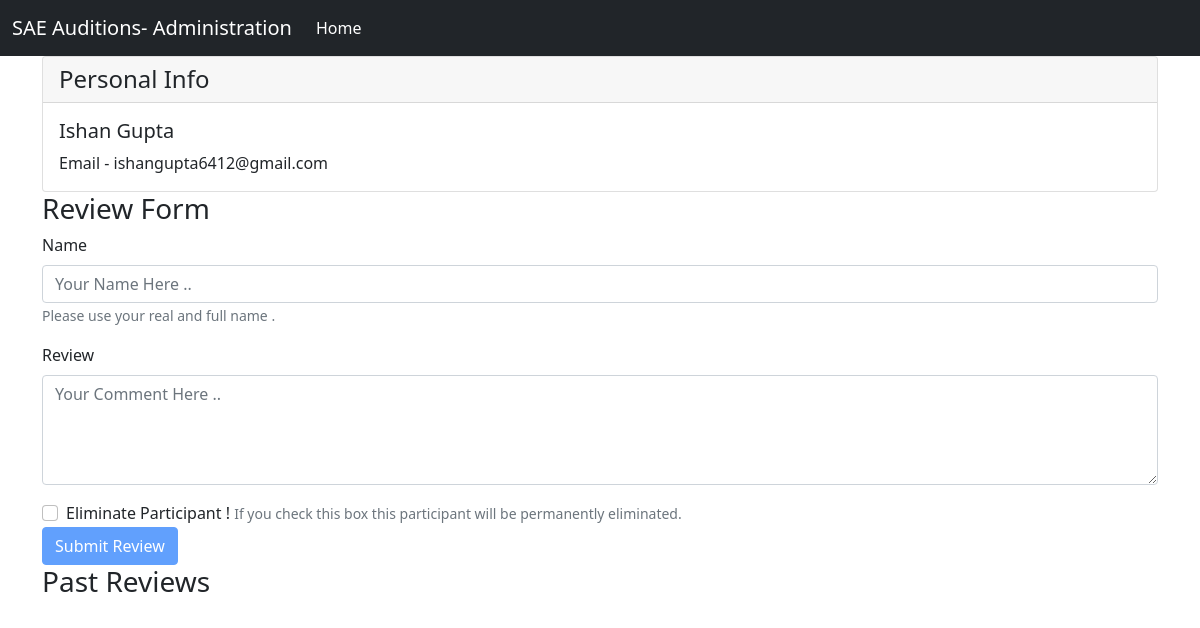
/administrator/response_detail/21, run on the app's committed database.
### accounts/models.py (models this page shows, shortened)
class Profile(models.Model):
    status = [
        (1,'NOT_EVALUATED'),
        (2,'EVALUATED'),
        (3,'ELIMINATED'),
    ]
    user = models.OneToOneField(User,on_delete=CASCADE)
    curr_round = models.IntegerField(default=1)
    current_status = models.IntegerField(choices=status,default=1)
    created_at = models.DateTimeField(auto_now_add=True)
    member= models.BooleanField(default=False)
    completed=models.BooleanField(default=False)

### administrator/views.py (the view, shortened to what this page needs)
# urls.py: path('response_detail/<int:id>',views.response_detail,name='response_detail'),
def response_detail(request,id):
    profile = Profile.objects.get(id = id)
    response = Response.objects.filter(profile = profile)
    data = {}
    try:
        comments = Comment.objects.filter(profile=profile).order_by('-date_time')
        data['reviews'] = comments
    except:
        data['reviews'] = []
    data['profile'] = profile
    data['response'] = response
    return render(request,'administrator/detail.html',{'data':data})

### administrator/templates/administrator/detail.html (shortened to what this page needs)
{% extends 'base3.html' %}
{% block content %}
<div class="container">
  <div class="card">
    <h4 class="card-header">
      Personal Info
    </h4>
    <div class="card-body">
      <h5 class="card-title">{{data.profile.user.first_name}} {{data.profile.user.last_name}}</h5>
      <p class="card-text">Email - {{data.profile.user.email}}</p>
    </div>
  </div>
</div>
<div class="container">
  <h3>Review Form</h3>
  <form method="POST">
    <div class="mb-3">
      <label for="exampleInputEmail1" class="form-label">Name</label>
      <input id = "namefield" type="text" class="form-control" name="author" placeholder="Your Name Here ..">
      <small class="form-text text-muted">
        Please use your real and full name .
      </small>
    </div>
    <div class="mb-3">
      <label for="exampleInputPassword1" class="form-label">Review</label>
      <textarea id = "commentfield" class="form-control" rows="4" name="comment" placeholder="Your Comment Here .."></textarea>
    </div>
    <div class="form-group form-check">
      <input type="checkbox" class="form-check-input" name="eliminate">
      <label class="form-check-label" >Eliminate Participant !</label>
      <small class="form-text text-muted">
        If you check this box this participant will be permanently eliminated.
      </small>
    </div>
    <button id="button" type="submit" class="btn btn-primary">Submit Review</button>
  </form>
  <h3>Past Reviews</h3>
</div>
{% endblock %}

### data on the page
Profile: profile.user.first_name "Ishan", profile.user.last_name "Gupta", profile.user.email "ishangupta6412@gmail.com"
